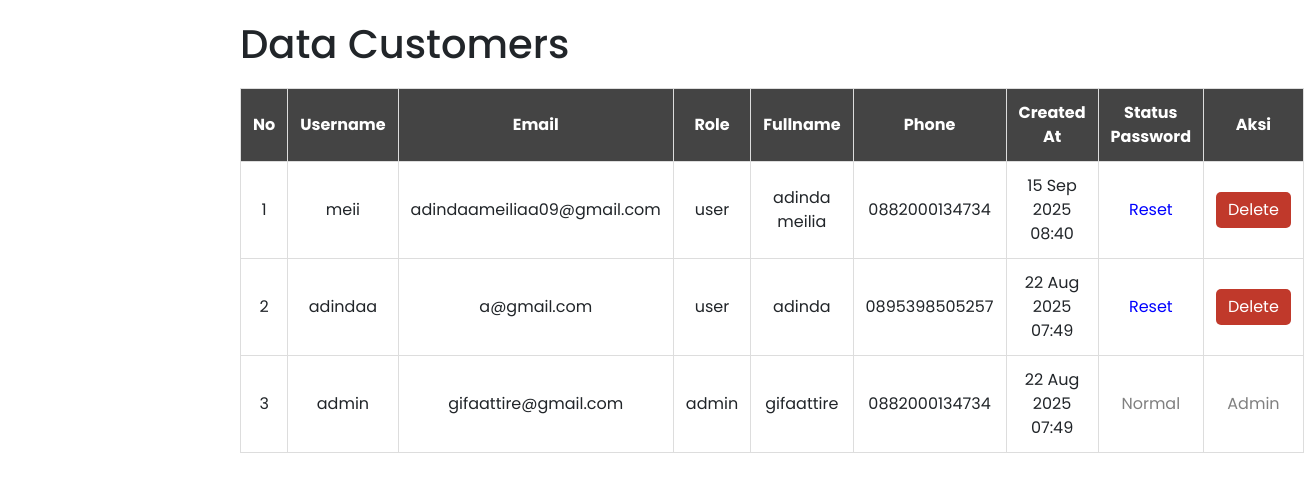
Page /dashboard/tb-customers.php (signed in) on the committed database.
### tables this page shows
CREATE TABLE `users` (
  `id` int NOT NULL,
  `fullname` varchar(255) NOT NULL,
  `username` varchar(255) NOT NULL,
  `phone` varchar(255) NOT NULL,
  `email` varchar(255) NOT NULL,
  `password` varchar(255) NOT NULL,
  `password_status` enum('pending','confirmed','reset') DEFAULT 'pending',
  `role` enum('user','admin') NOT NULL,
  `profile_picture` varchar(255) DEFAULT NULL,
  `created_at` datetime NOT NULL DEFAULT CURRENT_TIMESTAMP,
  `address` varchar(255) NOT NULL,
  `reset_request` tinyint(1) DEFAULT '0',
  `new_password` varchar(255) DEFAULT NULL
);

### dashboard/tb-customers.php (the view, shortened to what this page needs)
<!doctype html>
<html lang="id">
<head>
<link href="../assets/dist/css/bootstrap.min.css" rel="stylesheet">
<link rel="stylesheet" href="https://cdnjs.cloudflare.com/ajax/libs/font-awesome/5.15.4/css/all.min.css"/>
</head>
<body>
<div class="main">
  <h1>Data Customers</h1>
  <table>
    <thead>
      <tr>
        <th>No</th>
        <th>Username</th>
        <th>Email</th>
        <th>Role</th>
        <th>Fullname</th>
        <th>Phone</th>
        <th>Created At</th>
        <th>Status Password</th>
        <th>Aksi</th>
      </tr>
    </thead>
    <tbody>
      <?php
      $no=1;
      $users = mysqli_query($conn,"SELECT * FROM users ORDER BY id DESC");
      while($row=mysqli_fetch_assoc($users)):
      ?>
      <tr>
        <td><?= $no ?></td>
        <td><?= htmlspecialchars($row['username']) ?></td>
        <td><?= htmlspecialchars($row['email']) ?></td>
        <td><?= htmlspecialchars($row['role']) ?></td>
        <td><?= htmlspecialchars($row['fullname']) ?></td>
        <td><?= htmlspecialchars($row['phone']) ?></td>
        <td><?= date("d M Y H:i", strtotime($row['created_at'])) ?></td>
        <td>
          <?php
            $status = $row['password_status'] ?? 'normal';
            if($row['reset_request'] == 1 && $status=='pending') echo '<span style="color:orange;">Pending</span>';
            elseif($status=='reset') echo '<span style="color:blue;">Reset</span>';
            else echo '<span style="color:gray;">Normal</span>';
          ?>
        </td>
        <td>
          <?php if($row['role']!=='admin'): ?>
              <button class="btn-delete" onclick="deleteUser(<?= $row['id'] ?>)">Delete</button>
          <?php else: ?>
            <span style="color:gray;">Admin</span>
          <?php endif; ?>
        </td>
      </tr>
      <?php $no++; endwhile; ?>
    </tbody>
  </table>
</div>
</body>
</html>

### dashboard/tb-customers.php (style rules this page uses)
body { font-family:'Poppins',sans-serif; margin:0; padding:0; }
.main { margin-left:220px; padding:20px; }
table { width:100%; border-collapse:collapse; margin-top:20px; background:#fff; }
th, td { padding:12px; border:1px solid #ddd; text-align:center; vertical-align:middle; }
th { background:#444; color:#fff; }
.btn-delete { background:#c0392b; color:#fff; padding:6px 12px; border:none; border-radius:5px; cursor:pointer; }

### rows in the picture
users: username "meii", email "adindaameiliaa09@gmail.com", role "user", fullname "adinda meilia", phone "0882000134734", created_at "15 Sep 2025 08:40", reset_request "Reset"
users: username "adindaa", email "a@gmail.com", role "user", fullname "adinda", phone "0895398505257", created_at "22 Aug 2025 07:49", reset_request "Reset"
users: username "admin", email "gifaattire@gmail.com", role "admin", fullname "gifaattire", phone "0882000134734", created_at "22 Aug 2025 07:49", reset_request "Normal", shows "Admin"
